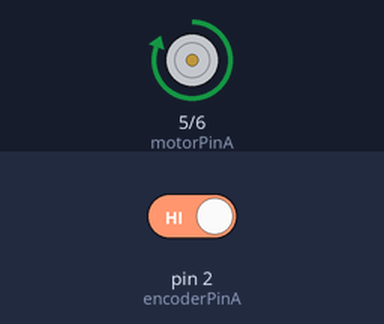
The sketch below on a simulated Arduino Uno, built with avr-gcc and run on an emulated ATmega328P. On the bench: motor-driver pin pairs drawn as motors (green arrow = first pin HIGH = forward, orange = second pin HIGH = backward, longer = more drive). The inputs (shaded band) are chosen by the test bench; at power-on: pin 2 (encoderPinA) HIGH. What the sketch prints to the serial monitor is not drawn.

Above: at 0.3 s.
Timing chart, 0 to 1.8 s (numbered marks = the images above):
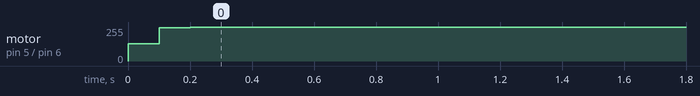

Measured:
- by itself, motor on pin 5 (motorPinA) / pin 6 (motorPinB): stopped → forward 128/255 at 0.00 s, → forward 248/255 0.10 s later, → forward 255/255 0.10 s later

The sketch:

JGA25EncoderMx1508constantSpeed.ino
```cpp
// Pin definitions
const int encoderPinA = 2;    // Encoder pin A (interrupt pin)
const int encoderPinB = 3;    // Encoder pin B
const int motorPinA = 5;      // MX1508 IN1
const int motorPinB = 6;     // MX1508 IN2
const int desiredEncoderCount = 150;  // Desired Power in ticks per 100ms

volatile long encoderCount = 0;   // Encoder count

// Variables for time tracking
unsigned long previousMillis = 0;
unsigned long previousControlMillis = 0;
const long interval = 1000;       // Interval for printing (1 second)
const long controlInterval = 100; // Control interval (100ms)

// PWM control
int motorPower = 128;             // Initial motor Power (PWM value 0-255)
float Kp = 0.8;                   // Proportional gain for the P-controller

// Interrupt service routine (ISR) for encoder
void encoderISR() {
    encoderCount++;
}

void setup() {
  // Initialize encoder pins
  pinMode(encoderPinA, INPUT);
  pinMode(encoderPinB, INPUT);

  // Attach interrupt to encoderPinA
  attachInterrupt(digitalPinToInterrupt(encoderPinA), encoderISR, CHANGE);

  // Initialize motor pins
  pinMode(motorPinA, OUTPUT);
  pinMode(motorPinB, OUTPUT);

  // Start Serial communication at 115200 baud
  Serial.begin(115200);

  // Print the labels for the Serial Plotter
  // The '#' indicates that the following is a label
  Serial.println("#Error,EncoderCount,MotorPower");

  // Set initial motor Power (PWM)
  analogWrite(motorPinA, motorPower);
  analogWrite(motorPinB, 0); // Set one pin low to run the motor in one direction
}

void loop() {
  unsigned long currentMillis = millis();

  // Motor Power control every 100ms
  if (currentMillis - previousControlMillis >= controlInterval) {
    previousControlMillis = currentMillis;

    // Calculate the error between desired and actual Power
    long error = desiredEncoderCount - encoderCount;

    // Adjust motor Power using a proportional controller
    motorPower += Kp * error;

    // Constrain motor Power to valid PWM range (0-255)
    motorPower = constrain(motorPower, 0, 255);

    // Apply the new motor Power (PWM)
    analogWrite(motorPinA, motorPower);
    analogWrite(motorPinB, 0); // Keep running motor in the same direction

    // Print values for Serial Plotter in CSV format
    Serial.print("AvvikFraSpeed");
    Serial.print(":");
    Serial.print(error);
    Serial.print(" ");
    Serial.print("Speed");
    Serial.print(":");
    Serial.print(encoderCount);
    Serial.print(" ");
    Serial.print("motorkraft(PWM)");
    Serial.print(":");
    Serial.println(motorPower);

    // Reset encoder count for the next 100ms
    encoderCount = 0;
  }
}
```
